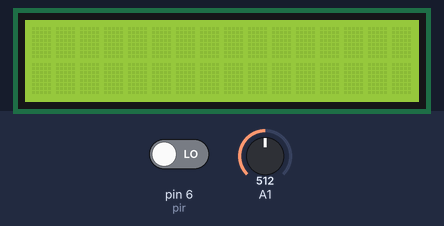
This sketch was run on a simulated Arduino Uno, built with avr-gcc and run on an emulated ATmega328P. Shown: 16×2 character LCD. Inputs (shaded band) come from the test bench; at power-on: pin 6 (pir) LOW, A1 = 512.

Above: at 1.2 s.
1.3 s: pin 6 (pir) driven HIGH
At 2.0 s:
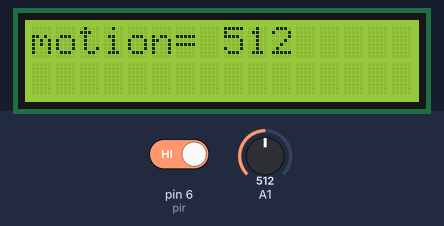
2.8 s: A1 set to 716
At 3.1 s:
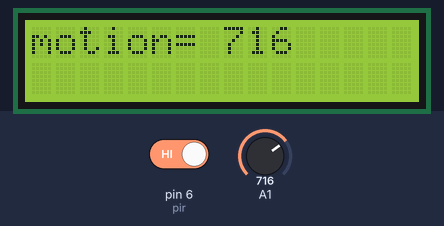
4.3 s: A1 set to 900
At 5.5 s:
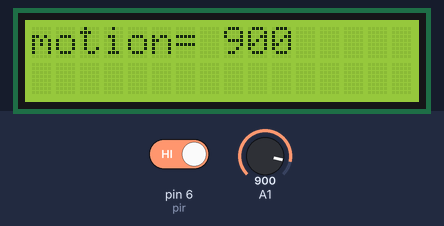
5.8 s: A1 set to 1023
At 6.6 s:
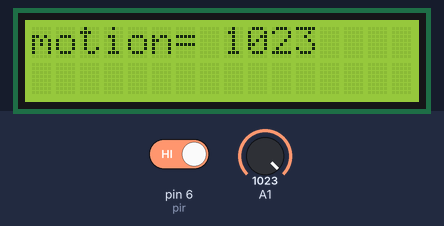
Timing chart, 0 to 8.3 s (numbered marks = the images above; inputs shaded):
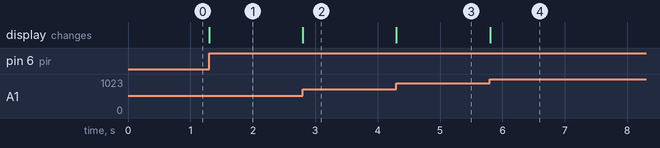

Measured:
- after the input at 1.3 s, the display: changes at once (image 1)
- after the input at 2.8 s, the display: changes at once (image 2)
- after the input at 4.3 s, the display: changes at once (image 3)
- after the input at 5.8 s, the display: changes at once (image 4)

The sketch:

LCD.ino
```cpp
# include <LiquidCrystal.h>
LiquidCrystal lcd(7,8,9,10,11,12);
int pir=6;
int motion;


void setup() {
  lcd.begin(16,2);
  lcd.clear();
  pinMode(pir,INPUT);
  // put your setup code here, to run once:

}

void loop() {
  motion=digitalRead(pir);
  if(motion==HIGH){
  lcd.setCursor(0,0);
  lcd.print("motion= ");
  lcd.print(analogRead(motion));
  }

}
```
